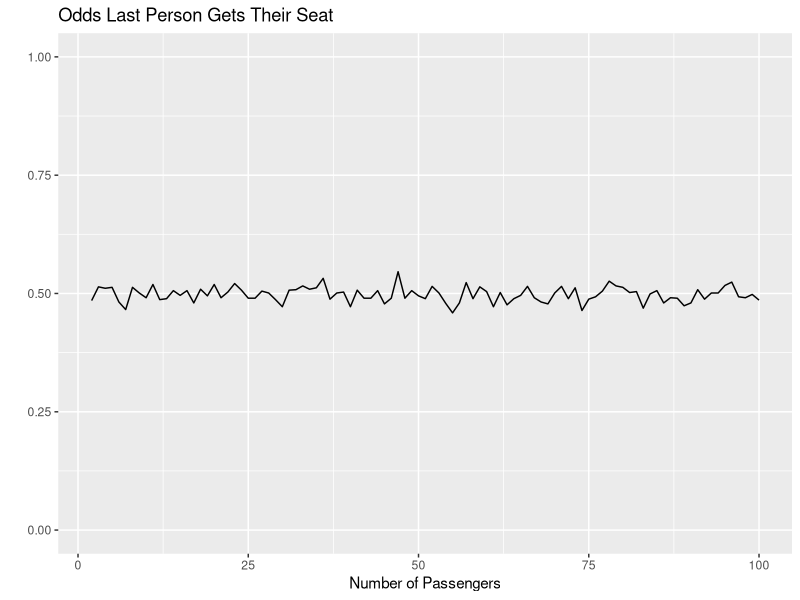
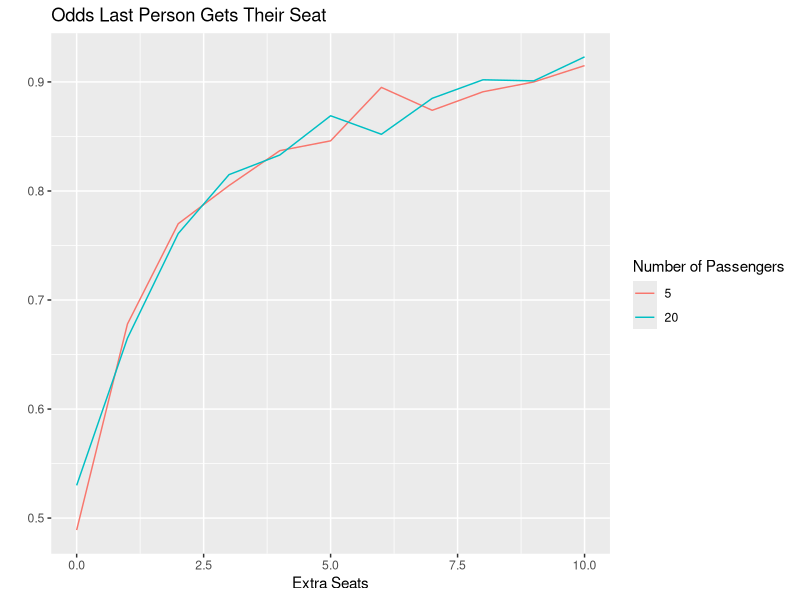

Reproduce these figures in R, in order.
## ---- chunk 1
library(tidyverse)
library(purrr)

## ---- chunk 2
drunkPassenger <- function(n, seats){
  #generate random seat for first (drunk) passenger
  if (n == 1) {
    seats <-seats[seats != sample(seats, 1, replace = FALSE)]
  }
  
  #check if last seat matches last person, return true/false
  if (length(seats) == 1){
    return(seats[1] == n)
  }
  
  #pick assigned seat if available, else pick random
  choice = ifelse(n %in% seats, n, sample(seats, 1, replace = FALSE))
  remaining_seats <- seats[seats != choice]
  
  #call function again for next passenger
  drunkPassenger(n + 1, remaining_seats)
}


seats <- 2:100
runs <- 1000

drunk_passengers_100 <- map(seats, function(x) {
  data.frame(
    num_passengers = x,
    pct_correct_last_seat = mean(map_lgl(1:runs, ~ drunkPassenger(1, 1:x)))
  )
}) |>
  list_rbind() |>
  mutate(runs = runs, num_seats = num_passengers) |>
  select(num_passengers, num_seats, pct_correct_last_seat, runs)


drunk_passengers_100 |>
  ggplot(aes(x = num_passengers, y = pct_correct_last_seat)) +
    geom_line() +
    ylim(0,1)+
    labs(
      title = "Odds Last Person Gets Their Seat",
      x = "Number of Passengers",
      y = ""
    )

## ---- chunk 3
drunkPassenger_k <- function(n, passengers, seats){
  #check if last guy gets his seat
  if (length(passengers) == n){
    return(n %in% seats)
  }
  
  #fist seat selection
  if (n == 1) {
    first_choice = sample(seats, 1, replace = FALSE)
    #stop simulation if chooses last persons seat
    if (first_choice == length(passengers)) {
      return(FALSE)
    }
    remaining_seats <-seats[seats != first_choice]
  
  } else{
      #pick assigned seat if available, else pick random
      choice = ifelse(n %in% seats, n, sample(seats, 1, replace = FALSE))
      if (choice == length(passengers)) {
        return(FALSE)
      }
      remaining_seats <-seats[seats != choice]
  }
  
  #call function again for next passenger
  drunkPassenger_k(n + 1, passengers, remaining_seats)
}

runs = 1000
passengers = 20
seats = 20:30


drunk_passengers_k20 <- map(seats, function(x) {
  data.frame(
    num_seats = x,
    pct_correct_last_seat = mean(map_lgl(1:runs, ~ drunkPassenger_k(1, 1:passengers, 1:x)))
  )
}) |>
  list_rbind() |>
  mutate(runs = runs, num_passengers = passengers) |>
  select(num_passengers, num_seats, pct_correct_last_seat, runs)

## ---- chunk 4
runs = 1000
passengers = 5
seats = 5:15


drunk_passengers_k5 <- map(seats, function(x) {
  data.frame(
    num_seats = x,
    pct_correct_last_seat = mean(map_lgl(1:runs, ~ drunkPassenger_k(1, 1:passengers, 1:x)))
  )
}) |>
  list_rbind() |>
  mutate(runs = runs, num_passengers = passengers) |>
  select(num_passengers, num_seats, pct_correct_last_seat, runs)

## ---- chunk 5

drunk_k <- bind_rows(drunk_passengers_k5, drunk_passengers_k20)
  
drunk_k |>
  group_by(num_passengers) |>
  mutate(diff = num_seats - num_passengers) |>
  ggplot(aes(x = diff, y = pct_correct_last_seat, color = factor(num_passengers), group = num_passengers)) +
    geom_line() +
    labs(
      color = "Number of Passengers",
      x = "Extra Seats",
      title = "Odds Last Person Gets Their Seat",
      y = "")
